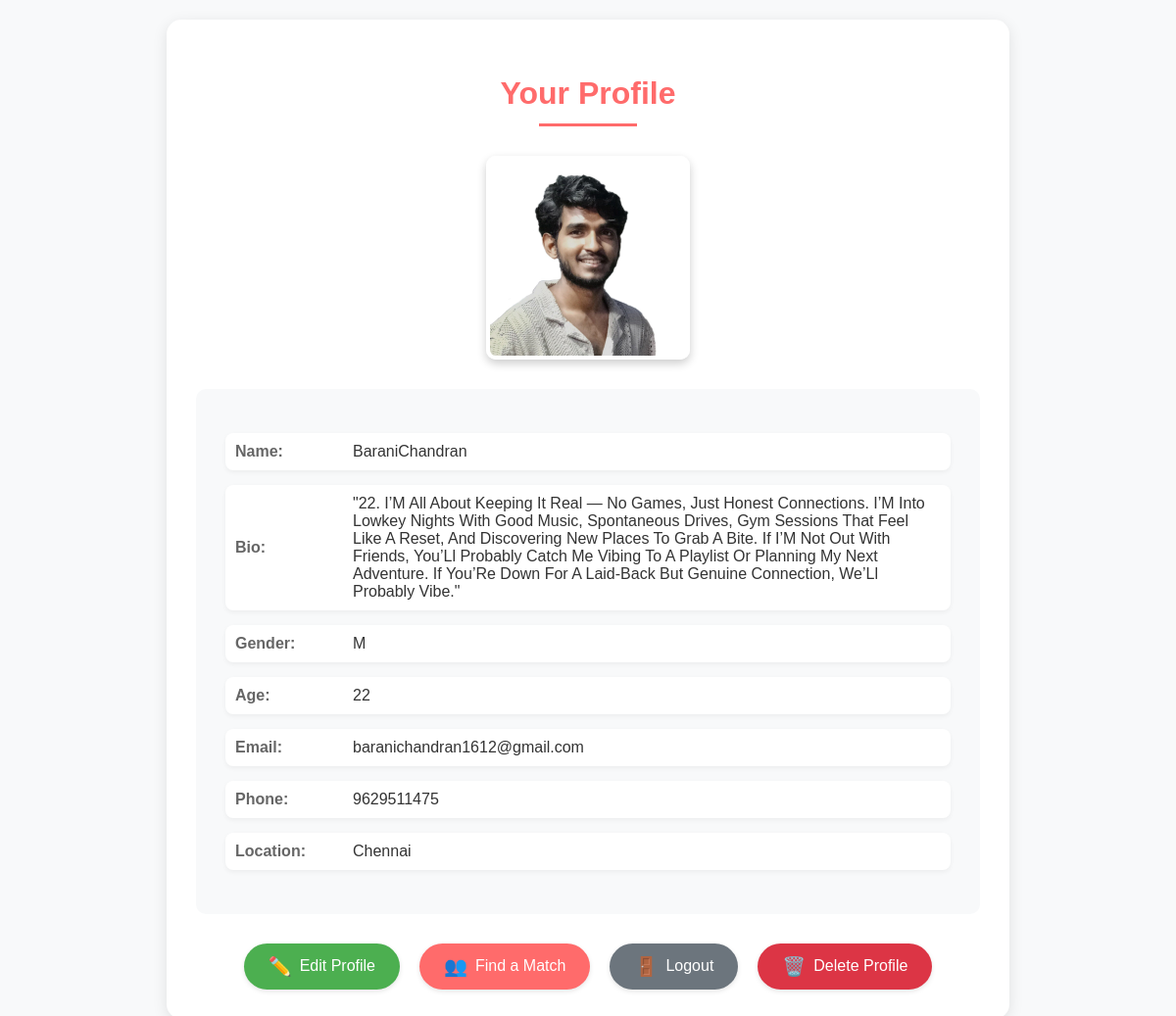
The page /profile/ (signed in) on the database its author committed.
### accounts/models.py (models this page shows, shortened)
class Profile(models.Model):
    GENDER_CHOICES = [
        ('M', 'Male'),
        ('F', 'Female'),
    ]
    user = models.OneToOneField(CustomUser, on_delete=models.CASCADE)
    phone_number = models.CharField(max_length=15,null=True, blank=True,unique=True)
    dob = models.DateField(null=True, blank=True)
    age = models.PositiveIntegerField(editable=False)
    gender = models.CharField(max_length=1, choices=GENDER_CHOICES)
    location = models.CharField(max_length=255)
    bio = models.TextField(blank=False)
    profile_picture = models.ImageField(upload_to='profile_pics', null=True, blank=True)

class CustomUser(AbstractUser):
    is_email_verified = models.BooleanField(default=False)
    name = models.CharField(max_length=150, blank=True)
    email = models.EmailField(unique=True)
    USERNAME_FIELD = 'email'
    REQUIRED_FIELDS = ['name']

### accounts/views.py (the view)
# urls.py: path('profile/', views.profile, name='profile'),
@login_required
def profile(request):
    profile = Profile.objects.get(user=request.user)  # Get the profile for the logged-in user
    return render(request, 'profile.html', {'profile': profile})

### accounts/templates/profile.html (shortened to what this page needs)
<!DOCTYPE html>
<html lang="en">
<head>
</head>
<body>
    <div class="container">
        <h2>Your Profile</h2>
        {% if profile.profile_picture %}
            <img src="{{ profile.profile_picture.url }}" alt="Profile Picture" class="profile-pic">
        {% else %}
            <p>No profile picture available.</p>
        {% endif %}
        <div class="profile-info">
            <p><strong>Name:</strong> {{ profile.user.name }}</p>
            <p><strong>Bio:</strong> {{ profile.bio|title }}</p>
            <p><strong>Gender:</strong> {{ profile.gender|title }}</p>
            <p><strong>Age:</strong> {{ profile.age }}</p>
            <p><strong>Email:</strong> {{ profile.user.email }}</p>
            <p><strong>Phone:</strong> {{ profile.phone_number }}</p>
            <p><strong>Location:</strong> {{ profile.location|title }}</p>
        </div>
        <div class="action-buttons">
            <a href="{% url 'profile_edit' %}" class="btn btn-edit">
                <span class="icon">✏️</span>
                Edit Profile
            </a>
            <a href="{% url 'profile_list' %}" class="btn btn-primary">
                <span class="icon">👥</span>
                Find a Match
            </a>
            <form method="post" action="{% url 'logout' %}" style="display: inline;">
                <button type="submit" class="btn btn-secondary">
                    <span class="icon">🚪</span>
                    Logout
                </button>
            </form>
            <form action="{% url 'delete_profile' %}" method="get" style="display: inline;">
                <button type="submit" class="btn btn-danger">
                    <span class="icon">🗑️</span>
                    Delete Profile
                </button>
            </form>
        </div>
    </div>
</body>
</html>

### accounts/templates/profile.html (style rules this page uses)
body { font-family: 'Arial', sans-serif; background-color: #f8f9fa; margin: 0; padding: 20px; color: #333; }
.container { max-width: 800px; margin: 0 auto; background: white; padding: 30px; border-radius: 15px; box-shadow: 0 4px 15px rgba(0,0,0,0.1); }
h2 { color: #ff6b6b; margin-bottom: 30px; text-align: center; font-size: 2rem; position: relative; padding-bottom: 15px; }
h2::after { content: ''; position: absolute; bottom: 0; left: 50%; transform: translateX(-50%); width: 100px; height: 3px; background: #ff6b6b; }
.profile-pic { width: 200px; height: 200px; object-fit: cover; border-radius: 10px; border: 4px solid white; box-shadow: 0 4px 10px rgba(0,0,0,0.2); display: block; margin: 0 auto 30px; transition: transform 0.3s ease; }
.profile-info { background: #f8f9fa; padding: 30px; border-radius: 10px; margin-bottom: 30px; }
.profile-info p { margin: 15px 0; padding: 10px; background: white; border-radius: 8px; box-shadow: 0 2px 5px rgba(0,0,0,0.05); display: flex; align-items: center; transition: transform 0.3s ease; }
.profile-info strong { min-width: 120px; color: #666; font-weight: 600; }
.action-buttons { display: flex; justify-content: center; gap: 20px; margin-top: 30px; flex-wrap: wrap; }
.btn { padding: 12px 25px; border: none; border-radius: 25px; font-size: 1rem; cursor: pointer; transition: all 0.3s ease; text-decoration: none; display: inline-flex; align-items: center; gap: 8px; box-shadow: 0 2px 5px rgba(0,0,0,0.1); }
.btn-primary { background: #ff6b6b; color: white; }
.btn-edit { background: #4CAF50; color: white; }
.btn-danger { background: #dc3545; color: white; }
.btn-secondary { background: #6c757d; color: white; }
.icon { font-size: 1.2rem; }

### rows shown on the page
Profile: profile_picture (picture), user.name "BaraniChandran", bio "\"22. I’M All About Keeping It Real — No Games, Just Honest Connections. I’M Into Lowkey Nights With Good Music, Spontaneous Drives, Gym Sessions That Feel Like A Reset, And Discovering New Places To Grab A Bite. If I’M Not Out With Friends, You’Ll Probably Catch Me Vibing To A Playlist Or Planning My Next Adventure. If You’Re Down For A Laid-Back But Genuine Connection, We’Ll Probably Vibe.\"", gender "M", age "22", user.email "baranichandran1612@gmail.com", phone_number "9629511475", location "Chennai"
